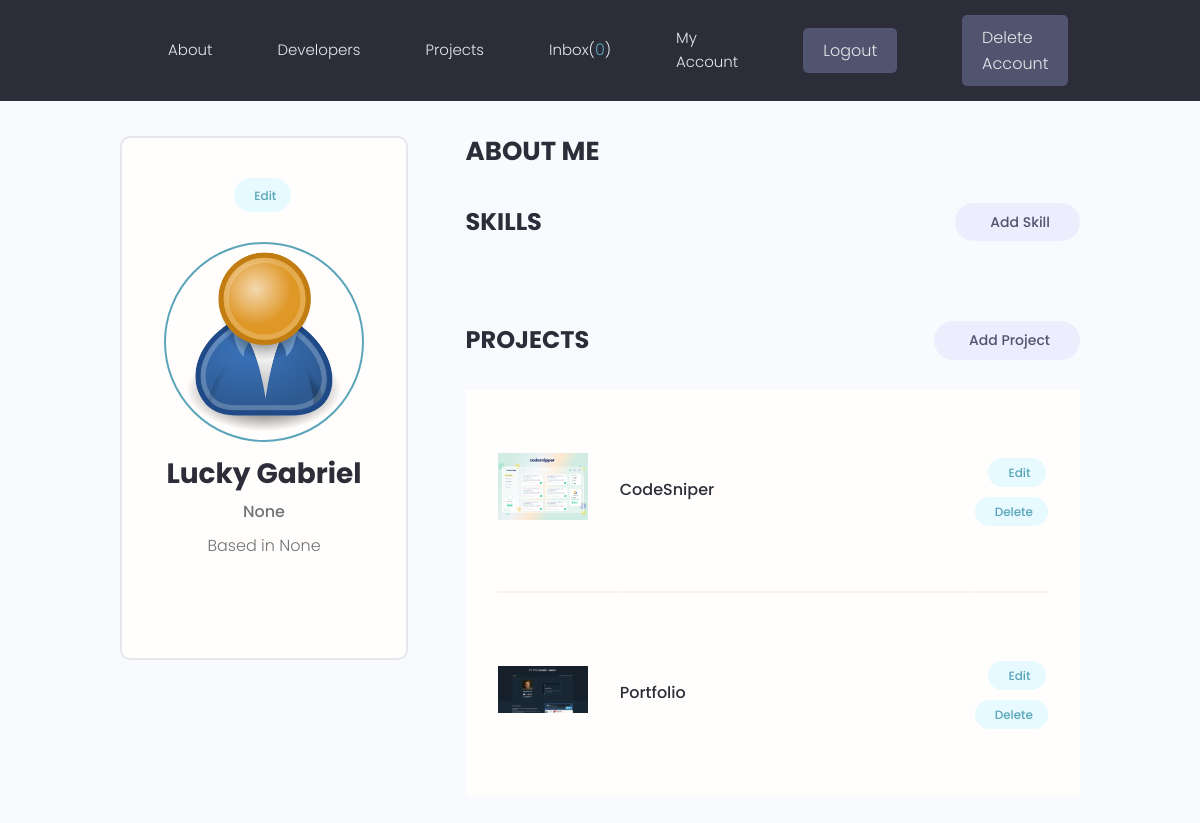
The page /account (signed in) on the database as committed earlier.
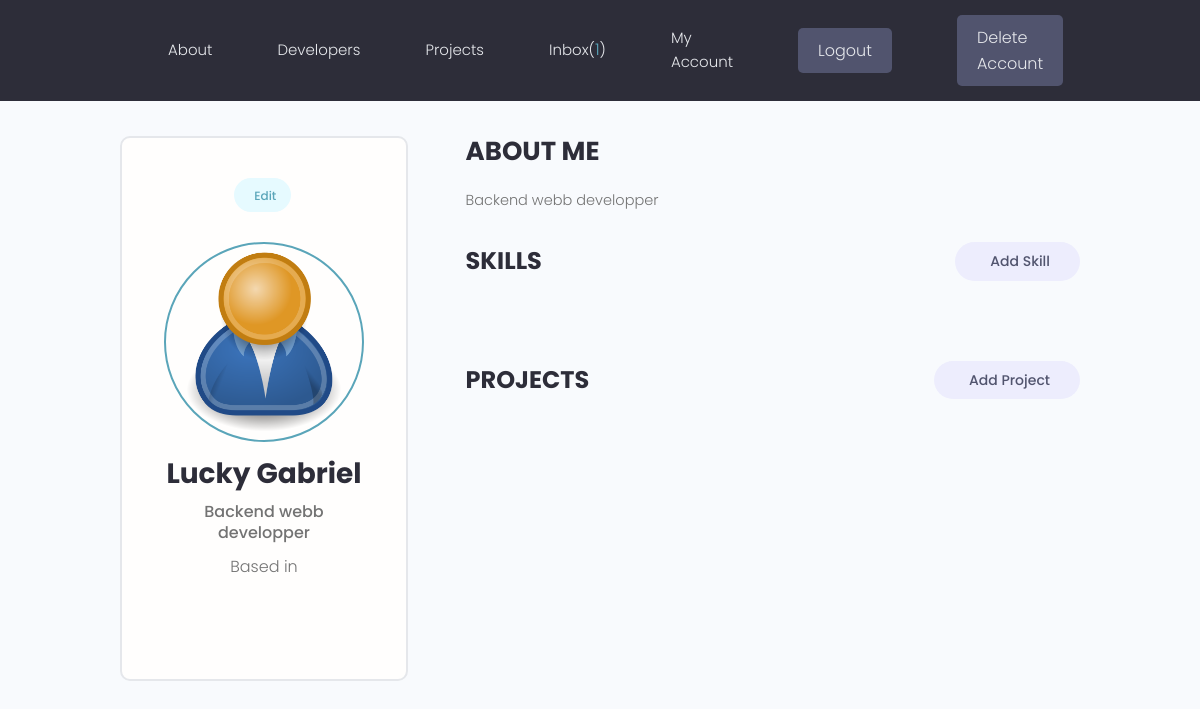
The same page on the database as committed later.
### models/user.py (models this page shows, shortened)
class Profile(BaseModel, Base):
    __tablename__ = 'profiles'
    user_id = Column(String(60), ForeignKey('users.id'))
    user = relationship("User", back_populates="profile")
    username = Column(String(150), nullable=False, unique=True)
    email = Column(String(150), nullable=False)
    name = Column(String(150), nullable=False)
    bio = Column(Text, nullable=True)
    location = Column(String(150), nullable=True)
    headline = Column(String(250), nullable=True)
    profile_image_url = Column(String(2000), default='images/profiles/user-default.png')
    social_github = Column(String(200), nullable=True)
    social_linkdin = Column(String(200), nullable=True)
    social_youtube = Column(String(200), nullable=True)
    social_twitter = Column(String(200), nullable=True)
    skills = relationship("Skill", backref="profile",
                          cascade="all, delete, delete-orphan")
    comments = relationship("Comment", backref="profile", cascade="all, delete-orphan")
    rates = relationship("Rate", backref="profile", cascade="all, delete-orphan")
    notes = relationship("Note", backref="profile", cascade="all, delete-orphan")

### models/project.py (models this page shows, shortened)
class Project(BaseModel, Base):
    __tablename__ = 'projects'
    user_id = Column(String(60), ForeignKey('users.id'), nullable=True)
    title = Column(String(150), nullable=False)
    description = Column(Text, nullable=True)
    demo_link = Column(String(2000), nullable=True)
    source_link = Column(Text, nullable=True)
    vote_ratio = Column(Integer, nullable=True)
    vote_count = Column(Integer, nullable=True)
    image_url = Column(String(2000), default='images/default.jpg')
    tags = relationship("Tag", secondary=project_tag, viewonly=False)
    comments = relationship("Comment", backref="project", cascade="all, delete-orphan")
    rates = relationship("Rate", backref="project", cascade="all, delete-orphan")
    links = relationship("Link", backref="project", cascade="all, delete-orphan")
    objectives = relationship("Objective", backref="project", cascade="all, delete-orphan")
    takeaways = relationship("Takeaway", backref="project", cascade="all, delete-orphan")
    subtitles = relationship("Subtitle", backref="project", cascade="all, delete-orphan")
    notes = relationship("Note", backref="project", cascade="all, delete-orphan")

### models/message.py (models this page shows, shortened)
class Message(BaseModel, Base):
    __tablename__ = 'messages'
    message = Column(Text, nullable=True)
    subject = Column(String(200), nullable=True)
    is_read = Column(Boolean, default=False)
    sender_id = Column(String(60), ForeignKey('users.id', ondelete='SET NULL'), nullable=True)
    sender = relationship('User', foreign_keys=[sender_id], backref='sent_messages')
    receiver_id = Column(String(60), ForeignKey('users.id', ondelete='SET NULL'), nullable=True)
    receiver = relationship('User', foreign_keys=[receiver_id], backref='received_messages')

### webdynamic/views/users.py (the view)
@app_views.route('/account', methods=['GET'], strict_slashes=False)
@login_required
def account():
    profile = current_user.profile
    print(profile.name)
    return render_template('account.html', profile=profile)

### models/engine/dbManager.py (called while the page is built)
    def all(self, cls=None):
        new_dict = {}
        for clss in classes:
            if cls is None or cls is classes[clss] or cls is clss:
                objs = self.__session.query(classes[clss]).all()
                for obj in objs:
                    key = obj.__class__.__name__ + '.' + obj.id
                    new_dict[key] = obj
        return (new_dict)

    def get(self, cls, id):
        for obj in self.all(cls).values():
            if id == obj.id:
                return obj

### models/user.py (called while the page is built)
    @property
    def unread(self):
        messages = sorted(self.received_messages, key=lambda x: x.created_at, reverse=True)
        unread = sum(1 for message in messages if not message.is_read)
        return unread

### webdynamic/app.py (called while the page is built)
def linebreaksbr(value):
    return Markup(value.replace('\n', '<br>'))

@login_manager.user_loader
def load_user(user_id):
    user = storage.get(User, user_id)
    return user

@app.context_processor
def inject_user():
    return dict(current_user=current_user)

### webdynamic/templates/account.html (shortened to what this page needs)
{% extends 'main.html' %}
{% block content %}
<main class="settingsPage profile my-md">
    <div class="container">
      <div class="layout">
        <div class="column column--1of3">
          <div class="card text-center">
            <div class="card__body dev">
              <a class="tag tag--pill tag--main settings__btn" href="{{url_for('app_views.update_profile', profile_id=profile.id)}}"> Edit</a>
              <img class="avatar avatar--xl dev__avatar" src="{{url_for('static', filename=profile.profile_image_url)}}" />
              <h2 class="dev__name">{{profile.name}}</h2>
              <p class="dev__title">{{profile.headline}}</p>
              <p class="dev__location">Based in {{profile.location}}</p>
            </div>
          </div>
        </div>
        <div class="column column--2of3">
          <div class="devInfo">
            <h3 class="devInfo__title">About Me</h3>
            {% if profile.bio %}
            <p class="devInfo__about">{{profile.bio | linebreaksbr}}</p>
            {% endif %}
          </div>
          <div class="settings">
            <h3 class="settings__title">Skills</h3>
            <a class="tag tag--pill tag--sub settings__btn tag--lg" href="{{url_for('app_views.add_skill')}}"> Add Skill</a>
          </div>
          <div class="settings">
            <h3 class="settings__title">Projects</h3>
            <a class="tag tag--pill tag--sub settings__btn tag--lg" href="{{url_for('app_views.create_project')}}"> Add Project</a>
          </div>
          <table class="settings__table">
            {% for project in profile.user.projects %}
            <tr>
              <td class="settings__thumbnail">
                <a href="{{url_for('app_views.single_project', id=project.id )}}"><img src="{{url_for('static', filename=project.image_url)}}" alt="Project Thumbnail" /></a>
              </td>
              <td class="settings__tableInfo">
                <a href="{{url_for('app_views.single_project', id=project.id )}}">{{project.title}}</a>
              </td>
              <td class="settings__tableActions">
                <a class="tag tag--pill tag--main settings__btn" href="{{url_for('app_views.update_project', project_id=project.id)}}"> Edit</a>
                <a class="tag tag--pill tag--main settings__btn" href="{{url_for('app_views.delete_project', project_id=project.id)}}">
                  Delete</a>
              </td>
            </tr>
            {% endfor %}
          </table>
        </div>
      </div>
    </div>
  </main>
{% endblock %}

### webdynamic/templates/navbar.html (shortened to what this page needs)
<header class="header">
    <div class="container container--narrow">
      <nav class="header__nav">
        <ul class="header__menu">
          <li class="header__menuItem"><a href="{{url_for('app_views.landingpage')}}">About</a></li>
          <li class="header__menuItem"><a href="{{url_for('app_views.profiles')}}">Developers</a></li>
          <li class="header__menuItem"><a href="{{ url_for('app_views.projects')}}">Projects</a></li>
          {% if current_user.is_authenticated %}
          <li class="header__menuItem"><a href="{{url_for('app_views.inbox')}}">Inbox(<span class="unrd">{{current_user.unread}}</span>)</a></li>
          <li class="header__menuItem"><a href="{{url_for('app_views.account')}}">My Account</a></li>
          <li class="header__menuItem"><a href="{{url_for('app_views.logout')}}" class="btn btn--sub">Logout</a></li>
          <li class="header__menuItem"><a href="{{url_for('app_views.delete_profile')}}" class="btn btn--sub">Delete Account</a></li>
          {% else %}
          <li class="header__menuItem"><a href="{{url_for('app_views.login')}}" class="btn btn--sub">Login/Sign Up</a></li>
          {% endif %}
        </ul>
      </nav>
    </div>
  </header>

Rows that differ between the two databases and show on the page:
removed Project: image_url (picture), title "CodeSniper"
removed Project: image_url (picture), title "Portfolio"
added Message: unread "1"
changed Profile "Lucky Gabriel": headline "None" → "Backend webb developper"; bio (not shown) → "Backend webb developper"; location "None" → (not shown)
Other text that changed with them:
{{ current_user.unread }}: "0" → (not shown)
